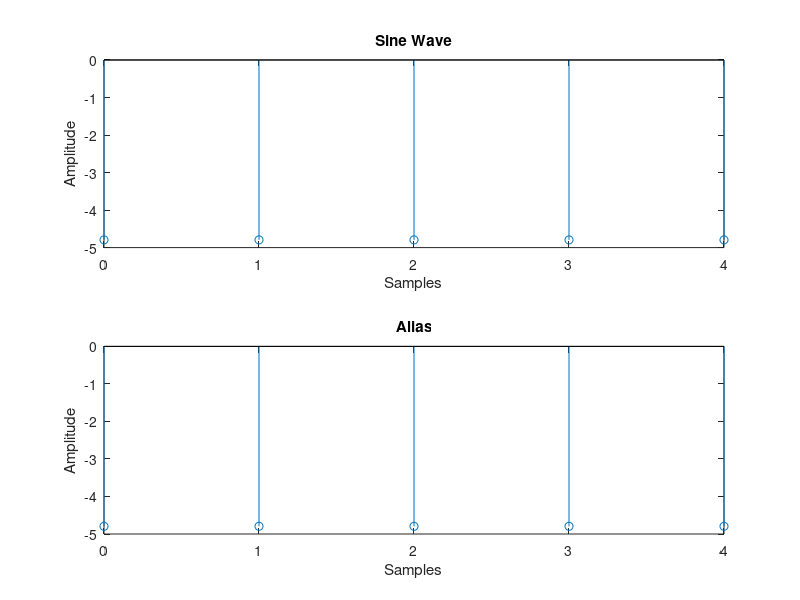

MATLAB code to generate this figure:
%Write a MATLAB program to plot the discrete sine wave with given amplitude, 
%frequency, phase, sampling frequency and length of the sequence. Also observe first alias.

%amplitude * sin(omega*t+phase)
clear all;
close all;

amp = input('Enter the amplitude :');
freq = input('Enter the frequency :');
sampFreq = input('Enter the sampling frequence :');
phase = input('Enter the phase :');
seqLen = input('Enter sequence lenght :');
samples = 0:seqLen-1;
 
figure(1);

subplot(2,1,1);
stem(samples,amp*sin((2*pi*freq/sampFreq*samples)+phase));
title('Sine Wave');
xlabel('Samples');
ylabel('Amplitude');

subplot(2,1,2);
stem(samples,amp*sin((2*pi*((freq/sampFreq)+1)*samples)+phase));
title('Alias');
xlabel('Samples');
ylabel('Amplitude');
